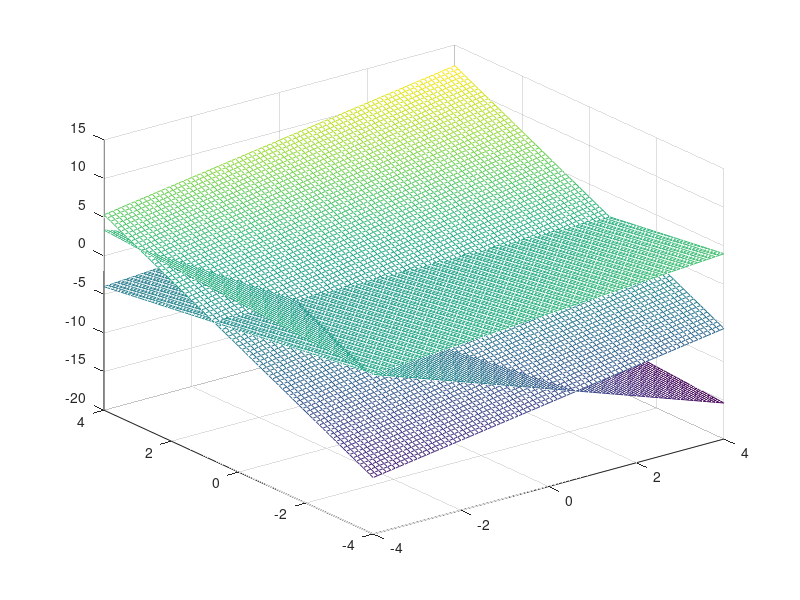

Write MATLAB code to recreate this figure.
[x,y]=meshgrid(-4:0.1:4);
z1=(2*x-3*y)/5;
mesh(x,y,z1) 
hold on 
z2=(-2*x+1/3*y-6)/1;
mesh(x,y,z2) 
hold on 
z3=(14*x+36*y-3)/16;
mesh(x,y,z3) 
hold on